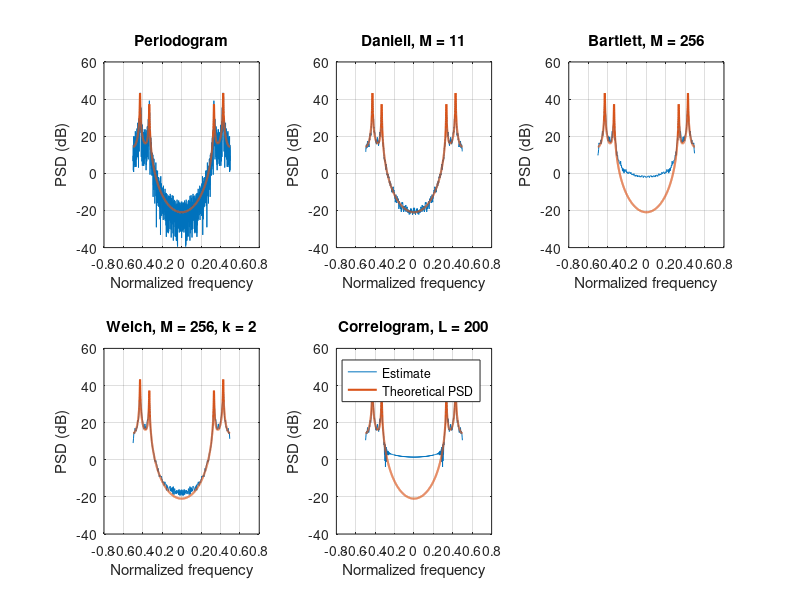

This figure's MATLAB source: (Note: this script raises an error after producing the figure.)
close all ; clear all ; clc;

function [P, fn] = periodo(x)
    x = x(:);
    N = length(x);
    Nfft = 2^nextpow2(N);
    X = fftshift(fft(x, Nfft));
    P = abs(X).^2 / N;
    fn = -1/2 : 1/Nfft : 1/2 - 1/Nfft;
end



function [P_D, fn] = Daniell_periodogram(x, M)
    x = x(:);
    N = length(x);
    X = fftshift(fft(x));
    P = abs(X).^2 / N;
    if (mod(M, 2) == 0)
        error('M should be odd.');
    end
    J = (M - 1) / 2;
    P_D = zeros(1, N - 2 * J); % Pour enlever les valeurs aux extremités qui n'ont pas des valeurs voisines à gauche ou à droite
    for i = J + 1 : N - J
        P_D(i - J) = mean(P(i - J: i + J));
    end
    fn = -1/2 : 1/N : 1/2 - 1/N;
    fn = fn(J + 1: N - J);
end



function [P_B, fn] = Bartlett_periodogram(x, M)
    x = x(:);
    N = length(x);   
    if (M > N) 
        error('M must be less than or equal to length(x).');
    end
    L = floor(N / M);
    P_segments = zeros(L, M);
    for i = 1 : L
        segment = x(i*M - M + 1 : i * M);
        P_segments(i, :) = abs(fftshift(fft(segment))).^2 / M;
    end
    P_B = mean(P_segments, 1);  % moyenne des L périodogrammes, fréquence par fréquence (selon les colonnes)
    fn = -1/2 : 1/M : 1/2 - 1/M;
end


function [P_W, fn] = Welch_periodogram(x, M, k)
    x = x(:); % vecteur colonne, compatible avec hamming() qui retounre un vecteur colonne
    N = length(x);
    if (M > N) 
        error('M must be less than or equal to length(x).');
    end
    if (k <= 1)
        error('k must be greater than 1.');
    end
    L = floor((N - M) / (M - floor(M/k))) + 1; 
    P_segments = zeros(L, M);
    w = hamming(M); 
    for i = 1 : L
        segment = x(i*M - (i-1)*(floor(M/k)) - M + 1 : i*M - (i-1)*(floor(M/k)));
        segment = segment.*w;
        P_segments(i, :) = abs(fftshift(fft(segment))).^2 / sum(w.^2); % On divise par l'énergie de la fenêtre pour normaliser 
    end
    P_W = mean(P_segments, 1);
    fn = -1/2 : 1/M : 1/2 - 1/M;
end


function [P_c, fn] = correlogram(x, L)
    x = x(:); % vecteur colonne, compatible avec hamming() qui retounre un vecteur colonne
    N = length(x);
    if (L >= N) 
        error('L must be less than length(x).');
    end
    Rxx = xcorr(x, L, 'unbiased');
    w = hamming(2*L + 1); 
    Rxx_windowed = Rxx.*w;
    P_c = fftshift(fft(ifftshift(Rxx_windowed)));
    % P_c = real(P_c);
    fn = (-L : L) / (2*L + 1);
end


function plot_all_estimates(x, f, DSP, M_D, M, k, L, sigName)
    [P,   fn]   = periodo(x);                        
    [P_D, fn_D] = Daniell_periodogram(x, M_D);       
    [P_B, fn_B] = Bartlett_periodogram(x, M);        
    [P_W, fn_W] = Welch_periodogram(x, M, k);       
    [P_c, fn_c] = correlogram(x, L);                 

    DSP_dB = 10*log10(DSP);

    figure;
    subplot(2, 3, 1);                              
    plot(fn, 10*log10(P)); hold on;
    plot(f, DSP_dB, 'LineWidth', 1.5); hold off;
    title('Periodogram');
    xlabel('Normalized frequency'); ylabel('PSD (dB)');
    grid on;

    subplot(2, 3, 2);  
    plot(fn_D, 10*log10(P_D)); hold on;
    plot(f, DSP_dB, 'LineWidth', 1.5); hold off;
    title(sprintf('Daniell, M = %d', M_D));
    xlabel('Normalized frequency'); ylabel('PSD (dB)');
    grid on;

    subplot(2, 3, 3);                            
    plot(fn_B, 10*log10(P_B)); hold on;
    plot(f, DSP_dB, 'LineWidth', 1.5); hold off;
    title(sprintf('Bartlett, M = %d', M));
    xlabel('Normalized frequency'); ylabel('PSD (dB)');
    grid on;

    subplot(2, 3, 4);                            
    plot(fn_W, 10*log10(P_W)); hold on;
    plot(f, DSP_dB, 'LineWidth', 1.5); hold off;
    title(sprintf('Welch, M = %d, k = %g', M, k));
    xlabel('Normalized frequency'); ylabel('PSD (dB)');
    grid on;

    subplot(2, 3, 5);
    plot(fn_c, 10*log10(P_c)); hold on;
    plot(f, DSP_dB, 'LineWidth', 1.5); hold off;
    title(sprintf('Correlogram, L = %d', L));
    xlabel('Normalized frequency'); ylabel('PSD (dB)');
    grid on;

    legend('Estimate', 'Theoretical PSD', 'Position', [0.72 0.25 0.15 0.08]); 
    sgtitle(['PSD estimates of the ', sigName], 'Color', 'k', 'FontSize', 14, 'FontWeight', 'bold');
end




N = 2000;
R = 0.99;
f1_res = 1/3; % Normalized
f2_res = 3/7;

omega1 = 2*pi*f1_res;
omega2 = 2*pi*f2_res;

p1 = R * exp(1i*omega1);
p2 = R * exp(-1i*omega2);

fn = -1/2 : 1/N : 1/2 - 1/N;

b = 1;
a = poly([p1 conj(p1) p2 conj(p2)]);

h = freqz(b, a, 2*pi*fn);

u = randn(1, N);
x = filter(b, a, u);


sigma2 = 1;                                      
DSP = sigma2 * abs(h).^2;                      
f = fn;                                       

plot_all_estimates(x, f, DSP, 11, 256, 2, 200, 'AR process');
exportgraphics(gcf, './Figures/DSP_estimations.png', 'BackgroundColor', 'white');
